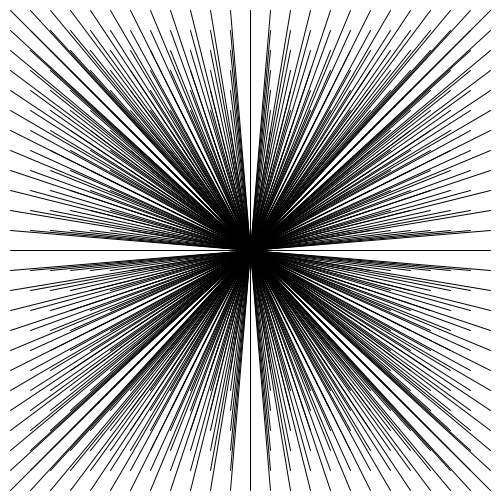
Frame 1 (no input)
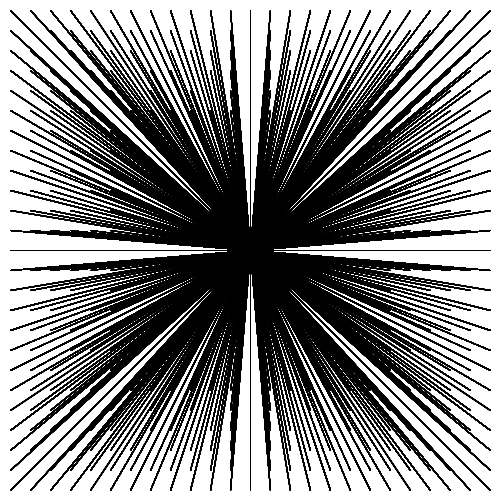
Frame 60 (the mouse pressed at the canvas centre just before this capture)
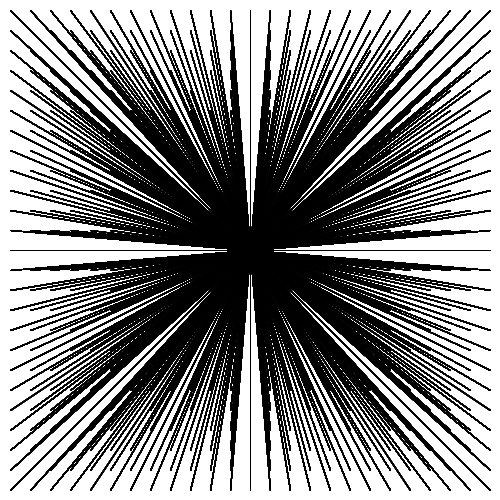
Frame 120 (the mouse held since frame 60 and released just before this capture)

The Processing sketch that drew these frames (run headless with seeded random() and noise(); from frame 60 on, the mouse is pressed at the canvas centre):

// Processing sketch: processing_87822
// ── processing_87822.pde

void setup() {
  size(500, 500);
  smooth();
  background(255);
}

void draw() {
  for (int i = 10; i <= width-10; i += 20) {
    for (int j = 10; j <= height-10; j += 20) {
      line(i,j,width/2,height/2);
      
    }
  }
}
